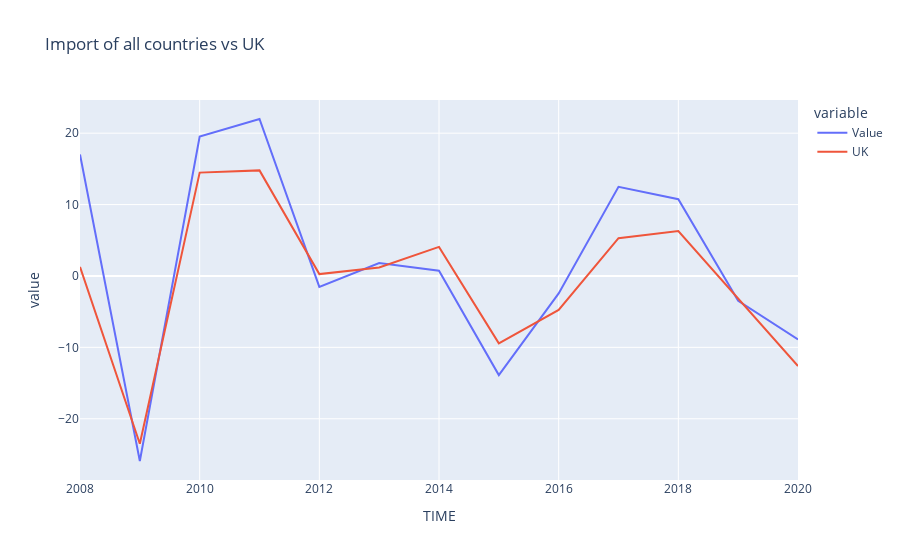

This figure's notebook cell:
### Code cell
#dataframe: import all countries vs UK in percentage change, previous period

df_im_all_gbr = df_im_percent_all[(df_im_percent_all.LOCATION == 'GBR')]
df_im_all_other = df_im_percent_all[(df_im_percent_all.LOCATION != 'GBR')]

gb_im_all_other = df_im_all_other.groupby('TIME')
df_im_all_avg = gb_im_all_other['Value'].mean()

fig_im_base_all = px.line(df_im_all_avg, title='Import of all countries vs UK')
fig_im_base_all.add_scatter(x=df_im_all_gbr['TIME'], y=df_im_all_gbr['Value'], mode='lines', name='UK')

fig_im_base_all.show()

### Figure 1 — Plotly figure (JSON) as saved in the notebook; plotly's stock layout.template omitted (floating-point values rounded to 4 significant figures)
{"data": [{"hovertemplate": "variable=Value<br>TIME=%{x}<br>value=%{y}<extra></extra>", "legendgroup": "Value", "line": {"color": "#636efa", "dash": "solid"}, "marker": {"symbol": "circle"}, "mode": "lines", "name": "Value", "orientation": "v", "showlegend": true, "type": "scatter", "x": [2008, 2009, 2010, 2011, 2012, 2013, 2014, 2015, 2016, 2017, 2018, 2019, 2020], "xaxis": "x", "y": [17.01, -25.92, 19.54, 21.99, -1.54, 1.805, 0.7372, -13.88, -2.442, 12.48, 10.75, -3.484, -8.899], "yaxis": "y"}, {"mode": "lines", "name": "UK", "type": "scatter", "x": [2008, 2009, 2010, 2011, 2012, 2013, 2014, 2015, 2016, 2017, 2018, 2019, 2020], "y": [1.268, -23.51, 14.48, 14.79, 0.2599, 1.19, 4.068, -9.437, -4.766, 5.286, 6.294, -3.208, -12.62]}], "layout": {"legend": {"title": {"text": "variable"}, "tracegroupgap": 0}, "title": {"text": "Import of all countries vs UK"}, "xaxis": {"anchor": "y", "domain": [0, 1], "title": {"text": "TIME"}}, "yaxis": {"anchor": "x", "domain": [0, 1], "title": {"text": "value"}}}}
